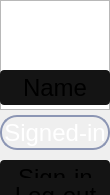
<?xml version="1.0" encoding="UTF-8"?>
<ui version="4.0">
 <class>user_tab</class>
 <widget class="QWidget" name="user_tab">
  <property name="geometry">
   <rect>
    <x>0</x>
    <y>0</y>
    <width>110</width>
    <height>195</height>
   </rect>
  </property>
  <property name="sizePolicy">
   <sizepolicy hsizetype="Fixed" vsizetype="Preferred">
    <horstretch>0</horstretch>
    <verstretch>0</verstretch>
   </sizepolicy>
  </property>
  <property name="minimumSize">
   <size>
    <width>110</width>
    <height>195</height>
   </size>
  </property>
  <property name="windowTitle">
   <string>Form</string>
  </property>
  <layout class="QVBoxLayout" name="verticalLayout">
   <property name="spacing">
    <number>10</number>
   </property>
   <property name="leftMargin">
    <number>0</number>
   </property>
   <property name="topMargin">
    <number>0</number>
   </property>
   <property name="rightMargin">
    <number>0</number>
   </property>
   <property name="bottomMargin">
    <number>0</number>
   </property>
   <item>
    <widget class="QWidget" name="header" native="true">
     <property name="minimumSize">
      <size>
       <width>0</width>
       <height>195</height>
      </size>
     </property>
     <property name="maximumSize">
      <size>
       <width>150</width>
       <height>285</height>
      </size>
     </property>
     <layout class="QVBoxLayout" name="header_layout">
      <property name="spacing">
       <number>10</number>
      </property>
      <property name="leftMargin">
       <number>0</number>
      </property>
      <property name="topMargin">
       <number>0</number>
      </property>
      <property name="rightMargin">
       <number>0</number>
      </property>
      <property name="bottomMargin">
       <number>0</number>
      </property>
      <item>
       <widget class="QGraphicsView" name="icon">
        <property name="sizePolicy">
         <sizepolicy hsizetype="Fixed" vsizetype="Fixed">
          <horstretch>0</horstretch>
          <verstretch>0</verstretch>
         </sizepolicy>
        </property>
        <property name="minimumSize">
         <size>
          <width>110</width>
          <height>110</height>
         </size>
        </property>
        <property name="maximumSize">
         <size>
          <width>110</width>
          <height>110</height>
         </size>
        </property>
        <property name="frameShadow">
         <enum>QFrame::Shadow::Plain</enum>
        </property>
        <property name="lineWidth">
         <number>0</number>
        </property>
        <property name="viewportUpdateMode">
         <enum>QGraphicsView::ViewportUpdateMode::BoundingRectViewportUpdate</enum>
        </property>
       </widget>
      </item>
      <item>
       <widget class="QLabel" name="name">
        <property name="minimumSize">
         <size>
          <width>0</width>
          <height>35</height>
         </size>
        </property>
        <property name="maximumSize">
         <size>
          <width>16777215</width>
          <height>35</height>
         </size>
        </property>
        <property name="font">
         <font>
          <family>Arial</family>
          <pointsize>18</pointsize>
         </font>
        </property>
        <property name="styleSheet">
         <string notr="true">QLabel{
	background-color: rgba(20, 20, 20, 1);
	border-radius: 4px;
}</string>
        </property>
        <property name="text">
         <string>Name</string>
        </property>
        <property name="alignment">
         <set>Qt::AlignmentFlag::AlignCenter</set>
        </property>
       </widget>
      </item>
      <item>
       <widget class="QLabel" name="status">
        <property name="sizePolicy">
         <sizepolicy hsizetype="Preferred" vsizetype="Preferred">
          <horstretch>0</horstretch>
          <verstretch>0</verstretch>
         </sizepolicy>
        </property>
        <property name="minimumSize">
         <size>
          <width>0</width>
          <height>35</height>
         </size>
        </property>
        <property name="maximumSize">
         <size>
          <width>16777215</width>
          <height>35</height>
         </size>
        </property>
        <property name="font">
         <font>
          <family>Arial</family>
          <pointsize>18</pointsize>
          <italic>false</italic>
         </font>
        </property>
        <property name="styleSheet">
         <string notr="true">QLabel{
	background-color:  transparent;
	border: 2px solid rgba(140,150,180,1);
	border-radius: 17px;
	color: white;
}</string>
        </property>
        <property name="text">
         <string>Signed-in</string>
        </property>
        <property name="alignment">
         <set>Qt::AlignmentFlag::AlignCenter</set>
        </property>
       </widget>
      </item>
      <item>
       <widget class="QLabel" name="active">
        <property name="minimumSize">
         <size>
          <width>0</width>
          <height>35</height>
         </size>
        </property>
        <property name="maximumSize">
         <size>
          <width>16777215</width>
          <height>35</height>
         </size>
        </property>
        <property name="font">
         <font>
          <family>Arial</family>
          <pointsize>18</pointsize>
         </font>
        </property>
        <property name="styleSheet">
         <string notr="true">QLabel{
	background-color:  transparent;
	border: 2px solid rgba(255,200,100,1);
	border-radius: 17px;
	color: white;
}</string>
        </property>
        <property name="text">
         <string>Active</string>
        </property>
        <property name="alignment">
         <set>Qt::AlignmentFlag::AlignCenter</set>
        </property>
       </widget>
      </item>
     </layout>
    </widget>
   </item>
   <item>
    <widget class="QWidget" name="options" native="true">
     <property name="minimumSize">
      <size>
       <width>0</width>
       <height>35</height>
      </size>
     </property>
     <property name="maximumSize">
      <size>
       <width>16777215</width>
       <height>35</height>
      </size>
     </property>
     <property name="font">
      <font>
       <family>Arial</family>
       <pointsize>16</pointsize>
      </font>
     </property>
     <property name="styleSheet">
      <string notr="true">QLabel, QPushButton{
	padding-left: 1px;
	background-color: rgba(20, 20, 20, 1);
	border-radius: 4px;
}</string>
     </property>
     <layout class="QVBoxLayout" name="options_layout">
      <property name="spacing">
       <number>0</number>
      </property>
      <property name="leftMargin">
       <number>0</number>
      </property>
      <property name="topMargin">
       <number>0</number>
      </property>
      <property name="rightMargin">
       <number>0</number>
      </property>
      <property name="bottomMargin">
       <number>0</number>
      </property>
      <item>
       <widget class="QPushButton" name="sign_in_button">
        <property name="minimumSize">
         <size>
          <width>0</width>
          <height>35</height>
         </size>
        </property>
        <property name="maximumSize">
         <size>
          <width>16777215</width>
          <height>35</height>
         </size>
        </property>
        <property name="font">
         <font>
          <family>Arial</family>
          <pointsize>18</pointsize>
         </font>
        </property>
        <property name="text">
         <string>Sign-in</string>
        </property>
        <property name="iconSize">
         <size>
          <width>30</width>
          <height>30</height>
         </size>
        </property>
       </widget>
      </item>
      <item>
       <widget class="QPushButton" name="sign_out_button">
        <property name="minimumSize">
         <size>
          <width>0</width>
          <height>35</height>
         </size>
        </property>
        <property name="maximumSize">
         <size>
          <width>16777215</width>
          <height>35</height>
         </size>
        </property>
        <property name="font">
         <font>
          <family>Arial</family>
          <pointsize>18</pointsize>
         </font>
        </property>
        <property name="text">
         <string>Log-out</string>
        </property>
       </widget>
      </item>
     </layout>
    </widget>
   </item>
   <item>
    <spacer name="bottompad">
     <property name="orientation">
      <enum>Qt::Orientation::Vertical</enum>
     </property>
     <property name="sizeHint" stdset="0">
      <size>
       <width>20</width>
       <height>40</height>
      </size>
     </property>
    </spacer>
   </item>
  </layout>
 </widget>
 <resources/>
 <connections/>
</ui>
